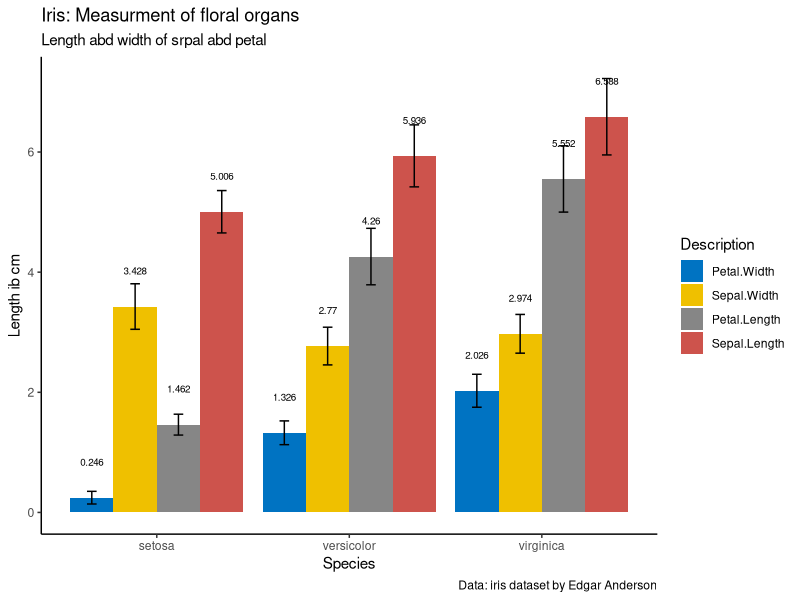

Generate this figure with R:
library(tidyverse) # for summarizing the data to get means and sds of categories 
library(ggsci) # for color palettes of scieintifc journals
library(ggpubr) # for theme pubr

iris_plot =  gather(iris,FlPrt,Length,1:4)

iris_plot= group_by(iris_plot, Species,FlPrt)

iris_plot=summarise(iris_plot,mnL=mean(Length),sdL=sd(Length)) 

iris_plot=  ggplot(iris_plot,aes(reorder(Species,mnL),mnL,fill=reorder(FlPrt,mnL)))+
  geom_bar(stat="identity",position="dodge")+
  geom_text(mapping=aes(label=mnL),position=position_dodge(width=0.9),
            cex=2.5,vjust=-4)+
  labs(title="Iris: Measurment of floral organs",
       subtitle="Length abd width of srpal abd petal",
       x="Species",y="Length ib cm",
       caption="Data: iris dataset by Edgar Anderson",fill="Description")+
  geom_errorbar(mapping=aes(ymin=mnL-sdL,ymax=mnL+sdL),
                width=0.2,position=position_dodge(width=0.9))+
  theme_classic()+scale_fill_jco()
